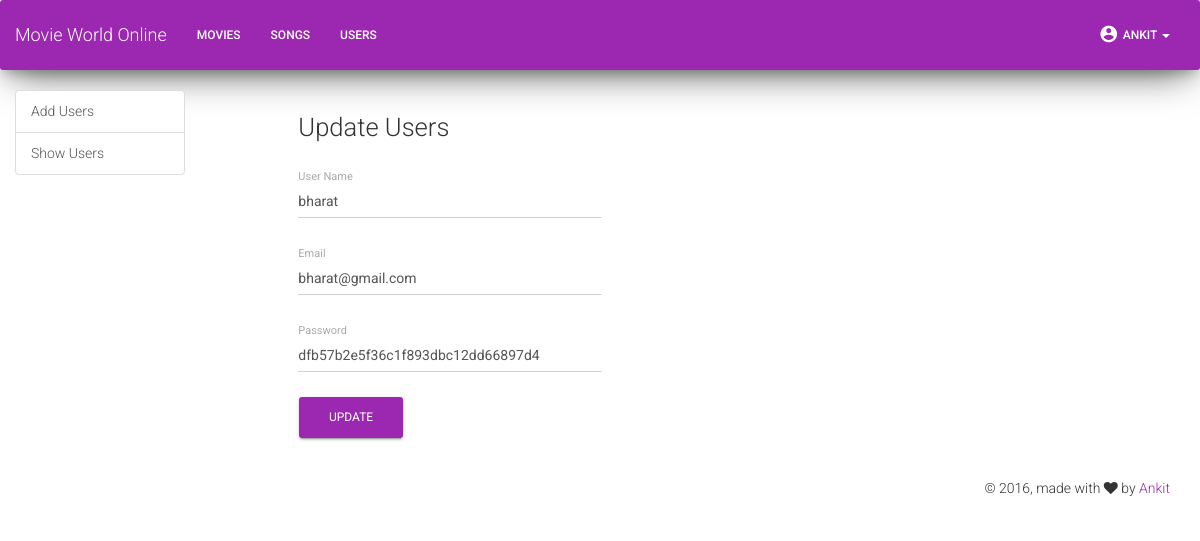
The page /admin/upusers.php?cuid=10 (signed in) on the database its author committed.
### tables this page shows
CREATE TABLE IF NOT EXISTS `users` (
  `id` int(11) NOT NULL,
  `name` varchar(30) NOT NULL,
  `email` varchar(30) NOT NULL,
  `password` varchar(32) NOT NULL,
  `created_at` timestamp NOT NULL DEFAULT CURRENT_TIMESTAMP ON UPDATE CURRENT_TIMESTAMP,
  `updated_at` timestamp NOT NULL DEFAULT '0000-00-00 00:00:00'
);

### admin/upusers.php (the view, shortened to what this page needs)
<?php
include 'database.php';
require 'header.php';
require 'navbar.php';
?>
<body>
    <div class="container-fluid">
        <div class="row">
            <div class="col-xs-12 col-sm-4 col-md-2">
                <div class="list-group">
                    <a href="adcus.php" class="list-group-item">Add Users</a>
                    <a href="users.php" class="list-group-item">Show Users</a>
                </div>
            </div>
            <div class="col-xs-12 col-sm-8 col-md-10">
        <?php
      if (isset($_GET['cuid']) && is_numeric($_GET['cuid'])){
                        $cuid = $_GET['cuid'];
                        $sql = 'SELECT * FROM users WHERE id='.$cuid;
                        $result = $conn->query($sql);
                        if ($result->num_rows > 0) {
                            while($row = $result->fetch_assoc()) {
                                $cuname = $row['name'];
                                $cutin = $row['email'];
                                $cucontact = $row['password'];
                            }
                        }
                    }
    ?>
                <form action="users.php?cuid=<?php echo $cuid; ?>" method="post">
            <div class="row">
                <div class="col-lg-offset-1 col-sm-10">
                    <h3>Update Users</h3>
                </div>
            </div>
            <div class="row">
                <div class="col-lg-offset-1 col-sm-4">
                    <div class="form-group label-floating">
                        <label class="control-label">User Name</label>
                        <input type="text" value="<?php echo $cuname; ?>" class="form-control" name="name" />
                    </div>
                </div>
            </div>
            <div class="row">
                <div class="col-lg-offset-1 col-sm-4">
                    <div class="form-group label-floating">
                        <label class="control-label">Email</label>
                        <input type="email" value="<?php echo $cutin; ?>" class="form-control" name="email" />
                    </div>
                </div>
            </div>
            <div class="row">
                <div class="col-lg-offset-1 col-sm-4">
                    <div class="form-group label-floating">
                        <label class="control-label">Password</label>
                        <input type="text" value="<?php echo $cucontact; ?>" class="form-control" name="password" />
                    </div>
                </div>
            </div>
            <div class="row">
                <div class="col-lg-offset-1 col-sm-4">
                    <div class="input-group">
                        <button type="submit" name="upcus" class="btn btn-raised btn-primary btn-wd">Update</button>
                    </div>
                </div>
            </div>
        </form>
                </div>
    </div>
</div>
</body>
<?php
    require 'footer.php';

### admin/header.php (style rules this page uses)
body { background-color: white; }

### rows shown on the page
users: name "bharat", email "bharat@gmail.com", password "dfb57b2e5f36c1f893dbc12dd66897d4"
